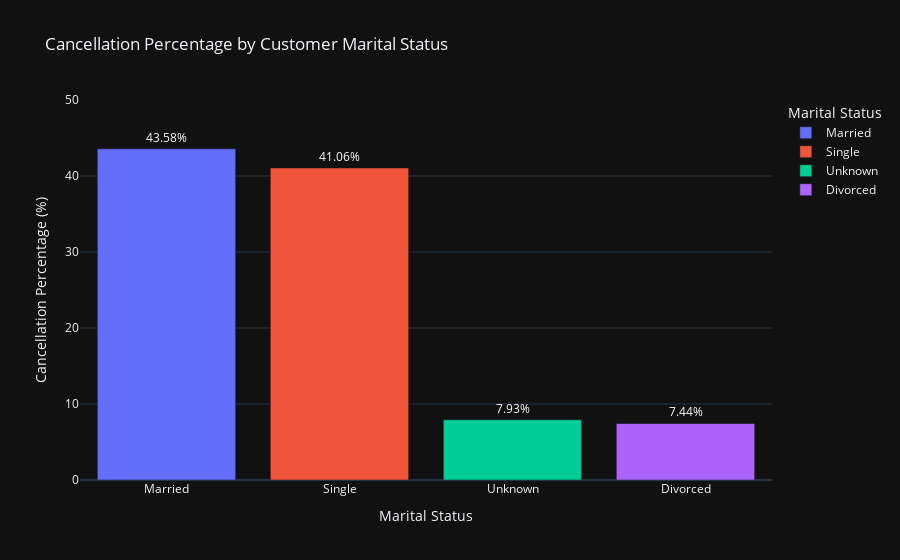

Write notebook code for a chart like this one.
### Code cell
fig = px.bar(
    mar_att, 
    x='Marital_Status', 
    y='Cancellation_Percentage', 
    color='Marital_Status',
    title='Cancellation Percentage by Customer Marital Status',
    labels={'Marital_Status': 'Marital Status ', 'Cancellation_Percentage': 'Cancellation Percentage (%)'},
    text='Cancellation_Percentage'
)

fig.update_layout(
    xaxis_title='Marital Status',
    yaxis_title='Cancellation Percentage (%)',
    yaxis=dict(
        range=[0, 50] 
    ),
    template='plotly_dark'  
)

fig.update_traces(
    texttemplate='%{text:.2f}%',
    textposition='outside',
    textfont=dict(size=12, color='white')
)

fig.show()

### Figure 1 — Plotly figure (JSON) as saved in the notebook; plotly's stock layout.template omitted (floating-point values rounded to 4 significant figures)
{"data": [{"alignmentgroup": "True", "hovertemplate": "Marital Status =%{x}<br>Cancellation Percentage (%)=%{text}<extra></extra>", "legendgroup": "Married", "marker": {"color": "#636efa", "pattern": {"shape": ""}}, "name": "Married", "offsetgroup": "Married", "orientation": "v", "showlegend": true, "text": [43.58], "textfont": {"color": "white", "size": 12}, "textposition": "outside", "texttemplate": "%{text:.2f}%", "type": "bar", "x": ["Married"], "xaxis": "x", "y": [43.58], "yaxis": "y"}, {"alignmentgroup": "True", "hovertemplate": "Marital Status =%{x}<br>Cancellation Percentage (%)=%{text}<extra></extra>", "legendgroup": "Single", "marker": {"color": "#EF553B", "pattern": {"shape": ""}}, "name": "Single", "offsetgroup": "Single", "orientation": "v", "showlegend": true, "text": [41.06], "textfont": {"color": "white", "size": 12}, "textposition": "outside", "texttemplate": "%{text:.2f}%", "type": "bar", "x": ["Single"], "xaxis": "x", "y": [41.06], "yaxis": "y"}, {"alignmentgroup": "True", "hovertemplate": "Marital Status =%{x}<br>Cancellation Percentage (%)=%{text}<extra></extra>", "legendgroup": "Unknown", "marker": {"color": "#00cc96", "pattern": {"shape": ""}}, "name": "Unknown", "offsetgroup": "Unknown", "orientation": "v", "showlegend": true, "text": [7.929], "textfont": {"color": "white", "size": 12}, "textposition": "outside", "texttemplate": "%{text:.2f}%", "type": "bar", "x": ["Unknown"], "xaxis": "x", "y": [7.929], "yaxis": "y"}, {"alignmentgroup": "True", "hovertemplate": "Marital Status =%{x}<br>Cancellation Percentage (%)=%{text}<extra></extra>", "legendgroup": "Divorced", "marker": {"color": "#ab63fa", "pattern": {"shape": ""}}, "name": "Divorced", "offsetgroup": "Divorced", "orientation": "v", "showlegend": true, "text": [7.437], "textfont": {"color": "white", "size": 12}, "textposition": "outside", "texttemplate": "%{text:.2f}%", "type": "bar", "x": ["Divorced"], "xaxis": "x", "y": [7.437], "yaxis": "y"}], "layout": {"barmode": "relative", "legend": {"title": {"text": "Marital Status "}, "tracegroupgap": 0}, "title": {"text": "Cancellation Percentage by Customer Marital Status"}, "xaxis": {"anchor": "y", "categoryarray": ["Married", "Single", "Unknown", "Divorced"], "categoryorder": "array", "domain": [0, 1], "title": {"text": "Marital Status"}}, "yaxis": {"anchor": "x", "domain": [0, 1], "range": [0, 50], "title": {"text": "Cancellation Percentage (%)"}}}}
